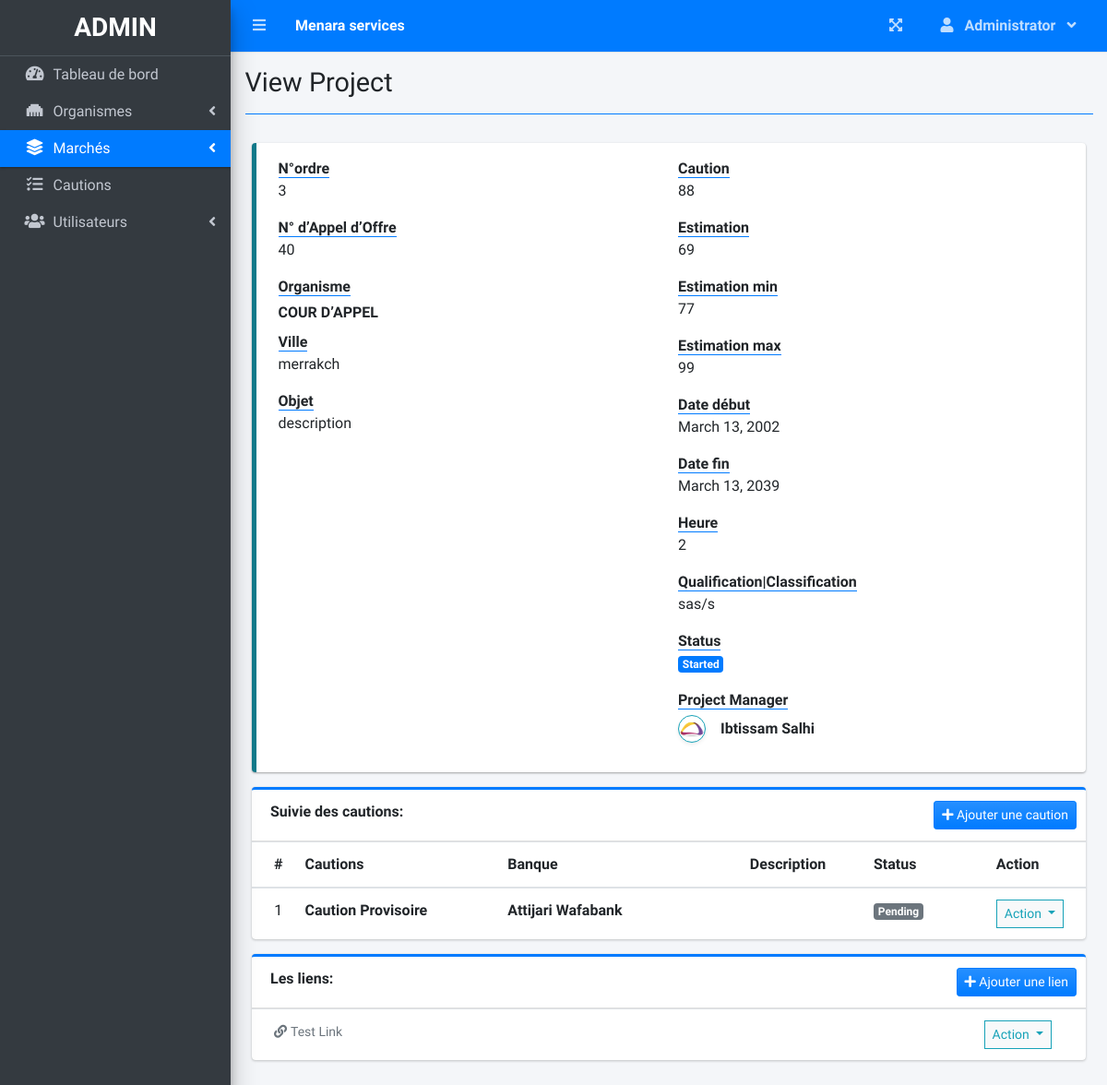
The page /index.php?page=view_project&id=13 (signed in) on the database its author committed.
### tables this page shows
CREATE TABLE `org` (
  `id` int(11) NOT NULL,
  `name` text NOT NULL,
  `email` varchar(255) NOT NULL,
  `num` varchar(100) NOT NULL
);

CREATE TABLE `users` (
  `id` int(30) NOT NULL,
  `firstname` varchar(200) NOT NULL,
  `lastname` varchar(200) NOT NULL,
  `email` varchar(200) NOT NULL,
  `password` text NOT NULL,
  `type` tinyint(1) NOT NULL DEFAULT 2 COMMENT '1 = admin, 2 = staff',
  `avatar` text NOT NULL DEFAULT 'no-image-available.png',
  `date_created` datetime NOT NULL DEFAULT current_timestamp()
);

CREATE TABLE `task_list` (
  `id` int(30) NOT NULL,
  `project_id` int(30) NOT NULL,
  `task` varchar(200) NOT NULL,
  `description` text NOT NULL,
  `status` tinyint(4) NOT NULL,
  `date_created` datetime NOT NULL DEFAULT current_timestamp(),
  `bq_name` varchar(30) NOT NULL,
  `agence` varchar(30) NOT NULL
);

CREATE TABLE `docs` (
  `id` int(11) NOT NULL,
  `project_id` int(11) NOT NULL,
  `nom` varchar(50) NOT NULL,
  `link` varchar(255) NOT NULL
);

### view_project.php (the view, shortened to what this page needs)
<?php
include 'db_connect.php';
$stat = array("Pending","Started","On-Progress","On-Hold","Over Due","Done");
$qry = $conn->query("SELECT * FROM project_list where id = ".$_GET['id'])->fetch_array();
$cprog = $conn->query("SELECT * FROM task_list where project_id = {$id} and status = 3")->num_rows;
$prod = $conn->query("SELECT * FROM user_productivity where project_id = {$id}")->num_rows;
if($status == 0 && strtotime(date('Y-m-d')) >= strtotime($start_date)):
if($prod  > 0  || $cprog > 0)
  $status = 2;
else
  $status = 1;
elseif($status == 0 && strtotime(date('Y-m-d')) > strtotime($end_date)):
$status = 4;
endif;
$manager = $conn->query("SELECT *,concat(firstname,' ',lastname) as name FROM users where id = $manager_id");
$manager = $manager->num_rows > 0 ? $manager->fetch_array() : array();
$org = $conn->query("SELECT *,name FROM org where id = $org_id");
$org = $org->num_rows > 0 ? $org->fetch_array() : array();
?>
<div class="col-lg-12">
	<div class="row">
		<div class="col-md-12">
			<div class="callout callout-info">
				<div class="col-md-12">
					<div class="row">
						<div class="col-sm-6">
							<dl>
								<dt><b class="border-bottom border-primary">N°ordre</b></dt>
								<dd><?php echo $num_ordr ?></dd>
							</dl>
							<dl>
								<dt><b class="border-bottom border-primary">N° d’Appel d’Offre</b></dt>
								<dd><?php echo $num_offr ?></dd>
							</dl>
							<dl>
								<dt><b class="border-bottom border-primary">Organisme</b></dt>
								<dd>
									<?php if(isset($org['id'])) : ?>
									<div class="d-flex align-items-center mt-1">
										<b><?php echo ucwords(html_entity_decode($org['name'])) ?></b>
									</div>
									<?php else: ?>
										<small><i>Organism Deleted from Database</i></small>
									<?php endif; ?>
								</dd>
								<dl>
								<dt><b class="border-bottom border-primary">Ville</b></dt>
								<dd><?php echo $ville ?></dd>
								</dl>
								<dt><b class="border-bottom border-primary">Objet</b></dt>
								<dd><?php echo html_entity_decode($description) ?></dd>
							</dl>
						</div>
						<div class="col-md-6">
							<dl>
								<dt><b class="border-bottom border-primary">Caution</b></dt>
								<dd><?php echo $ctn ?></dd>
							</dl>
							<dl>
								<dt><b class="border-bottom border-primary">Estimation</b></dt>
								<dd><?php echo $est ?></dd>
							</dl>
							<dl>
								<dt><b class="border-bottom border-primary">Estimation min</b></dt>
								<dd><?php echo $est_min ?></dd>
							</dl>
							<dl>
								<dt><b class="border-bottom border-primary">Estimation max</b></dt>
								<dd><?php echo $est_max ?></dd>
							</dl>
							<dl>
								<dt><b class="border-bottom border-primary">Date début</b></dt>
								<dd><?php echo date("F d, Y",strtotime($start_date)) ?></dd>
							</dl>
							<dl>
								<dt><b class="border-bottom border-primary">Date fin</b></dt>
								<dd><?php echo date("F d, Y",strtotime($end_date)) ?></dd>
							</dl>
							<dl>
								<dt><b class="border-bottom border-primary">Heure</b></dt>
								<dd><?php echo $hr ?></dd>
							</dl>
							<dl>
								<dt><b class="border-bottom border-primary">Qualification|Classification</b></dt>
								<dd><?php echo $qc ?></dd>
							</dl>
							<dl>
								<dt><b class="border-bottom border-primary">Status</b></dt>
								<dd>
									<?php
									  if($stat[$status] =='Pending'){
									  	echo "<span class='badge badge-secondary'>{$stat[$status]}</span>";
									  }elseif($stat[$status] =='Started'){
									  	echo "<span class='badge badge-primary'>{$stat[$status]}</span>";
									  }elseif($stat[$status] =='On-Progress'){
									  	echo "<span class='badge badge-info'>{$stat[$status]}</span>";
									  }elseif($stat[$status] =='On-Hold'){
									  	echo "<span class='badge badge-warning'>{$stat[$status]}</span>";
									  }elseif($stat[$status] =='Over Due'){
									  	echo "<span class='badge badge-danger'>{$stat[$status]}</span>";
									  }elseif($stat[$status] =='Done'){
									  	echo "<span class='badge badge-success'>{$stat[$status]}</span>";
									  }
									?>
								</dd>
							</dl>
							<dl>
								<dt><b class="border-bottom border-primary">Project Manager</b></dt>
								<dd>
									<?php if(isset($manager['id'])) : ?>
									<div class="d-flex align-items-center mt-1">
										<img class="img-circle img-thumbnail p-0 shadow-sm border-info img-sm mr-3" src="assets/uploads/<?php echo $manager['avatar'] ?>" alt="Avatar">
										<b><?php echo ucwords($manager['name']) ?></b>
									</div>
									<?php else: ?>
										<small><i>Manager Deleted from Database</i></small>
									<?php endif; ?>
								</dd>
							</dl>
						</div>
					</div>
				</div>
			</div>
		</div>
	</div>
	<div class="row">
		<div class="col-md-12">
			<div class="card card-outline card-primary">
				<div class="card-header">
					<span><b>Suivie des cautions:</b></span>
					<?php if($_SESSION['login_type'] != 3): ?>
					<div class="card-tools">
						<button class="btn btn-primary bg-gradient-primary btn-sm" type="button" id="new_task"><i class="fa fa-plus"></i> Ajouter une caution</button>
					</div>
				<?php endif; ?>
				</div>
				<div class="card-body p-0">
					<div class="table-responsive">
					<table class="table table-condensed m-0 table-hover">
						<colgroup>
							<col width="5%">
							<col width="25%">
							<col width="30%">
							<col width="15%">
							<col width="15%">
						</colgroup>
						<thead>
							<th>#</th>
							<th>Cautions</th>
							<th>Banque</th>
							<th>Description</th>
							<th>Status</th>
							<th>Action</th>
						</thead>
						<tbody>
							<?php
							$i = 1;
							$tasks = $conn->query("SELECT * FROM task_list where project_id = {$id} order by task asc");
							while($row=$tasks->fetch_assoc()):
								$trans = get_html_translation_table(HTML_ENTITIES,ENT_QUOTES);
								unset($trans["\""], $trans["<"], $trans[">"], $trans["<h2"]);
								$desc = strtr(html_entity_decode($row['description']),$trans);
								$desc=str_replace(array("<li>","</li>"), array("",", "), $desc);
							?>
								<tr>
			                        <td class="text-center"><?php echo $i++ ?></td>
			                        <td class=""><b><?php echo ucwords($row['task']) ?></b></td>
									<td class=""><b><?php echo ucwords($row['bq_name']) ?></b></td>
			                        <td class=""><p class="truncate"><?php echo strip_tags($desc) ?></p></td>
			                        <td>
			                        	<?php
			                        	if($row['status'] == 1){
									  		echo "<span class='badge badge-secondary'>Pending</span>";
			                        	}elseif($row['status'] == 2){
									  		echo "<span class='badge badge-primary'>On-Progress</span>";
			                        	}elseif($row['status'] == 3){
									  		echo "<span class='badge badge-success'>Done</span>";
			                        	}
			                        	?>
			                        </td>
			                        <td class="text-center">
										<button type="button" class="btn btn-default btn-sm btn-flat border-info wave-effect text-info dropdown-toggle" data-toggle="dropdown" aria-expanded="true">
					                      Action
					                    </button>
									</td>
		                    	</tr>
							<?php
							endwhile;
							?>
						</tbody>
					</table>
					</div>
				</div>
			</div>
		</div>
	</div>
	<div class="row">
		<div class="col-md-12">
			<div class="card card-outline card-primary">
				<div class="card-header">
					<span><b>Les liens:</b></span>
					<?php if($_SESSION['login_type'] != 3): ?>
					<div class="card-tools">
						<button class="btn btn-primary bg-gradient-primary btn-sm" type="button" id="new_link"><i class="fa fa-plus"></i> Ajouter une lien</button>
					</div>
				<?php endif; ?>
				</div>
				<div class="card-body p-0">
					<div class="table-responsive">
					<table class="table table-condensed m-0">
						<colgroup>
							<col width="85%">
							<col width="15%">
						</colgroup>
						<tbody>
							<?php
							$links = $conn->query("SELECT * FROM docs where project_id = {$id} order by nom asc");
							while($row=$links->fetch_assoc()):
							?>
								<tr>
								<td><a href="<?php echo ucwords($row['link'])?>" target="_blank" class="link-black text-sm"><i class="fas fa-link mr-1"></i><?php echo ucwords($row['nom'])?></a></td>
			                        <td class="text-center">
										<button type="button" class="btn btn-default btn-sm btn-flat border-info wave-effect text-info dropdown-toggle" data-toggle="dropdown" aria-expanded="true">
					                      Action
					                    </button>
									</td>
		                    	</tr>
							<?php
							endwhile;
							?>
						</tbody>
					</table>
					</div>
				</div>
			</div>
		</div>
	</div>

### rows shown on the page
org: name "COUR D’APPEL"
users: avatar (picture)
task_list: task "Caution Provisoire", bq_name "Attijari Wafabank", status "Pending"
docs: nom "Test Link"

### other values the page prints
$_SESSION['system']['name'] "Menara services"
$_SESSION['login_firstname'] "Administrator"
$title "View Project"
$num_ordr "3"
$num_offr "40"
$ville "merrakch"
html_entity_decode($description) "description"
$ctn "88"
$est "69"
$est_min "77"
$est_max "99"
date("F d, Y",strtotime($start_date)) "March 13, 2002"
date("F d, Y",strtotime($end_date)) "March 13, 2039"
$hr "2"
$qc "sas/s"
